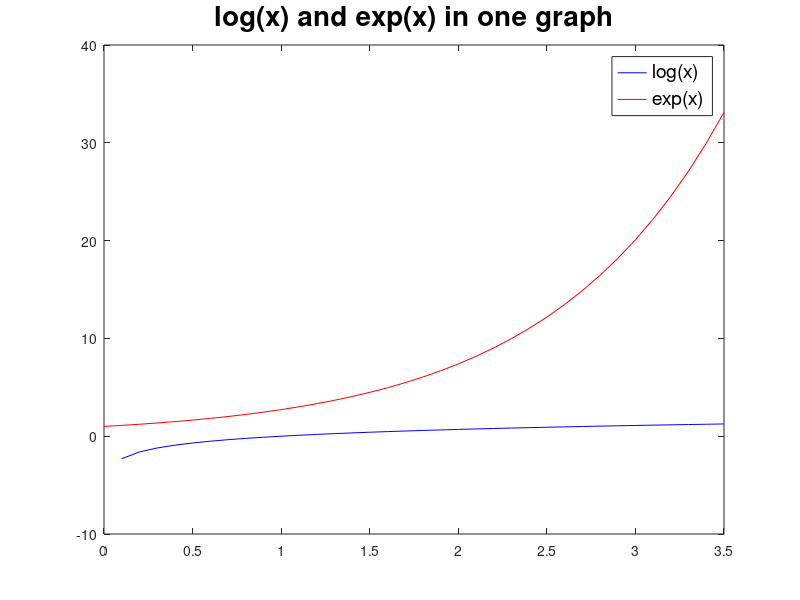

This figure's MATLAB source:
% This script plots log(x) and exp(x) in the same figure window
% for values from 0 to 3.5

clf
x = 0:0.1:3.5;

plot(x,log(x),'b',x,exp(x),'r')

title('log(x) and exp(x) in one graph',"FontSize",20)
legend('log(x)','exp(x)',"FontSize",14)
